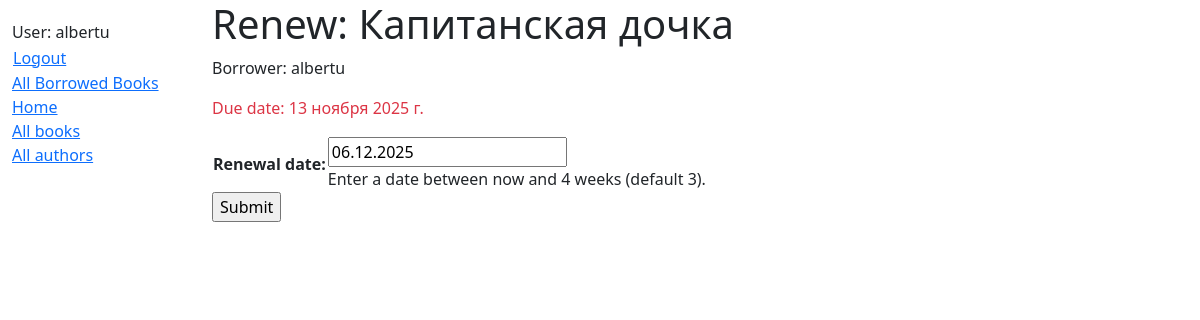
The page /catalog/book/800a2a74-a480-4320-8b1f-c27099458823/renew/ (signed in) on the database as committed earlier.
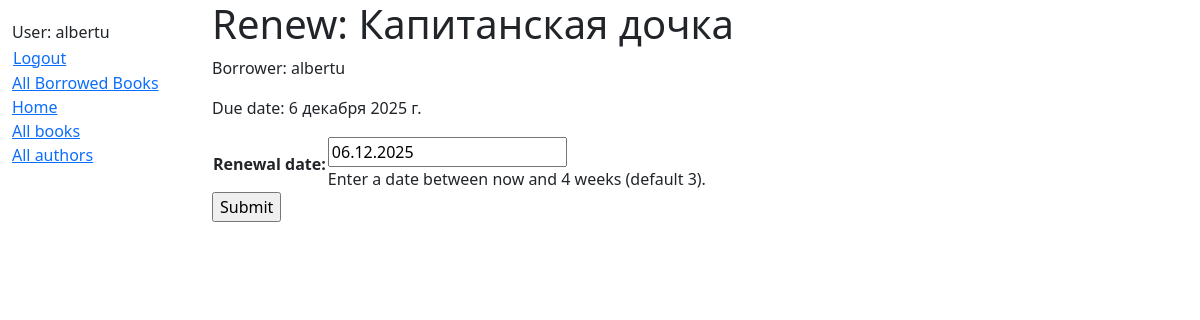
The same page on the database as committed later.
### catalog/models.py (models this page shows, shortened)
class BookInstance(models.Model):
    id = models.UUIDField(primary_key=True, default=uuid.uuid4, help_text="Unique ID for this particular book across whole library")
    book = models.ForeignKey('Book', on_delete=models.SET_NULL, null=True)
    imprint = models.CharField(max_length=200)
    due_back = models.DateField(null=True, blank=True)
    borrower = models.ForeignKey(settings.AUTH_USER_MODEL, on_delete=models.SET_NULL, null=True, blank=True)
    @property
    def is_overdue(self):
        return bool(self.due_back and date.today() > self.due_back)
    LOAN_STATUS = (
        ('m', 'Maintenance'),
        ('o', 'On loan'),
        ('a', 'Available'),
        ('r', 'Reserved'),
    )
    status = models.CharField(max_length=1, choices=LOAN_STATUS, blank=True, default='m', help_text='Book availability')
    class Meta:
        ordering = ["due_back"]
        permissions = (("can_mark_returned", "Set book as returned"),)

### catalog/views.py (the view)
# urls.py: path('book/<uuid:pk>/renew/', views.renew_book_librarian, name='renew-book-librarian'),
@login_required
@permission_required('catalog.can_mark_returned', raise_exception=True)
def renew_book_librarian(request, pk):
    book_instance = get_object_or_404(BookInstance, pk=pk)
    if request.method == 'POST':
        form = RenewBookForm(request.POST)
        if form.is_valid():
            book_instance.due_back = form.cleaned_data['renewal_date']
            book_instance.save()
            return HttpResponseRedirect(reverse('all-borrowed'))
    else:
        proposed_renewal_date = datetime.date.today() + datetime.timedelta(weeks=3)
        form = RenewBookForm(initial={'renewal_date': proposed_renewal_date})
    context = {
        'form': form,
        'book_instance': book_instance,
    }
    return render(request, 'catalog/book_renew_librarian.html', context)

### catalog/forms.py
class RenewBookForm(forms.Form):
    renewal_date = forms.DateField(help_text="Enter a date between now and 4 weeks (default 3).")

### catalog/templates/catalog/book_renew_librarian.html (shortened to what this page needs)
{% extends "base_generic.html" %}
{% block content %}
  <h1>Renew: {{ book_instance.book.title }}</h1>
  <p>Borrower: {{ book_instance.borrower }}</p>
  <p {% if book_instance.is_overdue %} class="text-danger"{% endif %} >Due date: {{ book_instance.due_back }}</p>
  <form action="" method="post">
    <table>
    {{ form.as_table }}
    </table>
    <input type="submit" value="Submit">
  </form>
{% endblock %}

Rows that differ between the two databases and show on the page:
changed BookInstance "albertu": due_back "13 ноября 2025 г." → "6 декабря 2025 г."
